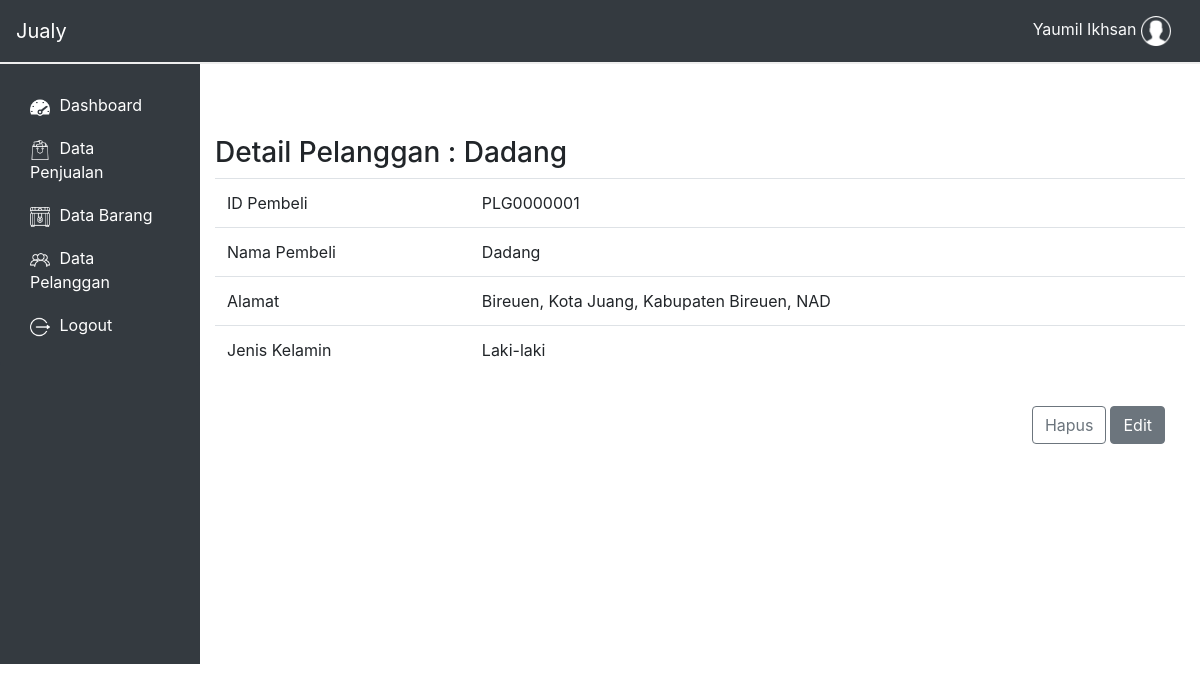
Screenshot of /dashboard/pembeli_detail.php?id=PLG0000001 (signed in) with the database file from the repository.
### tables this page shows
CREATE TABLE `pegawai` (
  `id_pegawai` varchar(8) NOT NULL,
  `nama_pegawai` varchar(30) NOT NULL,
  `password` varchar(20) NOT NULL,
  `jenis_kelamin` set('Perempuan','Laki-laki') NOT NULL,
  `alamat` varchar(60) NOT NULL,
  `no_hape` varchar(13) NOT NULL,
  `shift` set('Pagi','Siang','Malam') NOT NULL
);

CREATE TABLE `pembeli` (
  `id_pembeli` varchar(10) NOT NULL,
  `nama` varchar(30) DEFAULT NULL,
  `alamat` varchar(50) DEFAULT NULL,
  `jenis_kelamin` set('Perempuan','Laki-laki') DEFAULT NULL,
  `no_hape` varchar(13) DEFAULT NULL,
  `pelanggan` tinyint(1) NOT NULL DEFAULT '0'
);

### dashboard/functions/act.php (called while the page is built, shortened)
<?php
    function ambil($query){
        global $link;
        if($ambil = mysqli_query($link, $query) or die(mysqli_error())){
            return $ambil;
        }
    }
    function ambil_nama_pegawai($kode_username){
        $query = "SELECT nama_pegawai FROM pegawai WHERE id_pegawai='$kode_username'";
        return ambil($query);
    }
    function detail_pembeli($id) {
        $query = "SELECT * FROM pembeli WHERE id_pembeli='$id'";
        return ambil($query);
    }
?>

### dashboard/pembeli_detail.php (the view, shortened to what this page needs)
<?php
    require_once 'view/header.php';
    $id = $_GET['id'];
    $data = detail_pembeli($id);
    while ($row = mysqli_fetch_array($data)){
?>
<br>
<br>
<br>
    <div class="container">
        <div class="row no-gutters">
            <h3>Detail Pelanggan : <?= $row['nama'] ?></h3>
            <table class="table table-hover">
                    <tr>
                        <td>ID Pembeli</td>
                        <td><?= $row['id_pembeli'] ?></td>
                    </tr>
                    <tr>
                        <td>Nama Pembeli</td>
                        <td><?= $row['nama'] ?></td>
                    </tr>
                    <tr>
                        <td>Alamat</td>
                        <td><?= $row['alamat'] ?></td>
                    </tr>
                    <tr>
                        <td>Jenis Kelamin</td>
                        <td><?= $row['jenis_kelamin'] ?></td>
                    </tr>
                <? } ?>
            </table>
        </div>
    </div>
<div class="container">
    <div class="row no-gutters justify-content-end my-3 mr-3">
        <button type="button" class="btn btn-outline-secondary"
        onclick="if(confirm('Apakah kamu yakin ingin menghapus data pembeli ini?')){
                 location.href='pembeli_hapus.php?id=<?= $id ?>'
                 }">
         Hapus
        </button>
        <a href="pembeli_edit.php?id=<?= $id ?>" class="btn btn-secondary mx-1">Edit</a>
    </div>
</div>
<?php require_once 'view/footer.php' ?>

### dashboard/view/header.php (shortened to what this page needs)
<!DOCTYPE html>
<html lang="en">
<head>
	<link rel="stylesheet" href="assets\bootstrap\css\bootstrap.min.css">
	<link rel="stylesheet" href="assets\bootstrap\css\daterangepicker.css">
	<link rel="stylesheet" href="main.css">
	<?
		if($_SESSION['username']=="admin"){
			$username = "Admin";
		}
		else {
			$kode_username = $_SESSION['username'];
			$hasil_ambil = ambil_nama_pegawai($kode_username);
			$data_username = mysqli_fetch_assoc($hasil_ambil);
			$username = $data_username['nama_pegawai'];
		}
	?>
</head>
<body>
<div class="row no-gutters">
	<div class="col-12">
		<nav class="navbar navbar-expand-lg navbar-dark bg-dark navbar-jualy">
			<a class="navbar-brand text-white" href="/jualy/">Jualy</a>
			<div class="navbar-collapse collapse justify-content-end" id="target-menu">
				<ul  class="nav navbar-nav">
					<li class="nav-item">
						<a class="text-light nav-link" href="#">
						<?= $username;?>
						<span id="icon-menu">
								<img style="width: 30px; height:auto;" src="assets/img/user.png">
							</span>
					</a>
					</li>
				</ul>
			</div>
		</nav>
	</div>
</div>
<div class="body-jualy">
	<div class="row no-gutters">
		<div class="col-2 bg-dark">
			<div id="nav-jualy">
				<div id="side-nav">
					<div class="list-group">
						<div class="list-group-item bg-dark"></div>
						<a class="list-group-item list-group-item-action bg-dark text-white" href="index.php">
							<span id="icon-menu">
								<img style="width: 20px; height:auto;" src="assets/img/dashboard.png">
							</span>
							Dashboard
						</a>
						<a class="list-group-item list-group-item-action bg-dark text-white" href="penjualan.php">
							<span id="icon-menu">
								<img style="width: 20px; height:auto;" src="assets/img/penjualan.png">
							</span>
							Data Penjualan
						</a>
						<a class="list-group-item list-group-item-action bg-dark text-white" href="barang.php">
							<span id="icon-menu">
								<img style="width: 20px; height:auto;" src="assets/img/barang.png">
							</span>
							Data Barang
						</a>
						<a class="list-group-item list-group-item-action bg-dark text-white" href="pembeli.php">
							<span id="icon-menu">
								<img style="width: 20px; height:auto;" src="assets/img/pembeli.png">
							</span>
							Data Pelanggan
						</a>
						<a class="list-group-item list-group-item-action bg-dark text-white" href="../logout.php">
							<span id="icon-menu">
								<img style="width: 20px; height:auto;" src="assets/img/logout.png">
							</span>
							Logout
						</a>
						<div class="list-group-item bg-dark"></div>
					</div>
				</div>
			</div>
		</div>
		<div class="col-10">
			<div class="content-jual">

### dashboard/main.css (style rules this page uses)
* { margin: 0; padding: 0; }
.body-jualy .row .col-2 { margin: 0; }
.navbar-jualy { border-bottom: 2px solid #eee; }
#side-nav { height: 600px; }
.list-group-item { border: none; padding: 10px 30px; border-radius: 0; }
.list-group { border-radius: 0; }
#icon-menu { margin-right: 5px; }

### rows the page displays
pegawai: nama_pegawai "Yaumil Ikhsan"
pembeli: nama "Dadang", id_pembeli "PLG0000001", alamat "Bireuen, Kota Juang, Kabupaten Bireuen, NAD", jenis_kelamin "Laki-laki"
